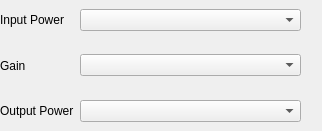
<?xml version="1.0" encoding="UTF-8"?>
<ui version="4.0">
 <class>TracesWidget</class>
 <widget class="QWidget" name="TracesWidget">
  <property name="geometry">
   <rect>
    <x>0</x>
    <y>0</y>
    <width>322</width>
    <height>131</height>
   </rect>
  </property>
  <property name="windowTitle">
   <string>Form</string>
  </property>
  <layout class="QGridLayout" name="gridLayout" columnstretch="0,0">
   <property name="leftMargin">
    <number>0</number>
   </property>
   <property name="topMargin">
    <number>0</number>
   </property>
   <property name="rightMargin">
    <number>0</number>
   </property>
   <property name="bottomMargin">
    <number>0</number>
   </property>
   <item row="0" column="1">
    <widget class="QWidget" name="widget" native="true">
     <layout class="QHBoxLayout" name="horizontalLayout_3" stretch="1,0">
      <property name="spacing">
       <number>3</number>
      </property>
      <property name="leftMargin">
       <number>0</number>
      </property>
      <property name="topMargin">
       <number>0</number>
      </property>
      <property name="rightMargin">
       <number>0</number>
      </property>
      <property name="bottomMargin">
       <number>0</number>
      </property>
      <item>
       <widget class="QComboBox" name="inputPowerTrace">
        <property name="sizeAdjustPolicy">
         <enum>QComboBox::AdjustToContents</enum>
        </property>
       </widget>
      </item>
      <item>
       <widget class="QPushButton" name="clearInputPower">
        <property name="minimumSize">
         <size>
          <width>18</width>
          <height>18</height>
         </size>
        </property>
        <property name="maximumSize">
         <size>
          <width>18</width>
          <height>18</height>
         </size>
        </property>
        <property name="font">
         <font>
          <family>Courier New</family>
          <weight>50</weight>
          <bold>false</bold>
         </font>
        </property>
        <property name="text">
         <string/>
        </property>
        <property name="icon">
         <iconset resource="core.qrc">
          <normaloff>:/images/circle_x.png</normaloff>:/images/circle_x.png</iconset>
        </property>
        <property name="iconSize">
         <size>
          <width>18</width>
          <height>18</height>
         </size>
        </property>
        <property name="flat">
         <bool>true</bool>
        </property>
       </widget>
      </item>
     </layout>
    </widget>
   </item>
   <item row="1" column="1">
    <widget class="QWidget" name="widget_2" native="true">
     <layout class="QHBoxLayout" name="horizontalLayout_2" stretch="1,0">
      <property name="spacing">
       <number>3</number>
      </property>
      <property name="leftMargin">
       <number>0</number>
      </property>
      <property name="topMargin">
       <number>0</number>
      </property>
      <property name="rightMargin">
       <number>0</number>
      </property>
      <property name="bottomMargin">
       <number>0</number>
      </property>
      <item>
       <widget class="QComboBox" name="gainTrace"/>
      </item>
      <item>
       <widget class="QPushButton" name="clearGain">
        <property name="minimumSize">
         <size>
          <width>18</width>
          <height>18</height>
         </size>
        </property>
        <property name="maximumSize">
         <size>
          <width>18</width>
          <height>18</height>
         </size>
        </property>
        <property name="font">
         <font>
          <family>Courier New</family>
          <weight>50</weight>
          <bold>false</bold>
         </font>
        </property>
        <property name="text">
         <string/>
        </property>
        <property name="icon">
         <iconset resource="core.qrc">
          <normaloff>:/images/circle_x.png</normaloff>:/images/circle_x.png</iconset>
        </property>
        <property name="iconSize">
         <size>
          <width>18</width>
          <height>18</height>
         </size>
        </property>
        <property name="flat">
         <bool>true</bool>
        </property>
       </widget>
      </item>
     </layout>
    </widget>
   </item>
   <item row="2" column="1">
    <widget class="QWidget" name="widget_3" native="true">
     <layout class="QHBoxLayout" name="horizontalLayout" stretch="1,0">
      <property name="spacing">
       <number>3</number>
      </property>
      <property name="leftMargin">
       <number>0</number>
      </property>
      <property name="topMargin">
       <number>0</number>
      </property>
      <property name="rightMargin">
       <number>0</number>
      </property>
      <property name="bottomMargin">
       <number>0</number>
      </property>
      <item>
       <widget class="QComboBox" name="outputPowerTrace"/>
      </item>
      <item>
       <widget class="QPushButton" name="clearOutputPower">
        <property name="minimumSize">
         <size>
          <width>18</width>
          <height>18</height>
         </size>
        </property>
        <property name="maximumSize">
         <size>
          <width>18</width>
          <height>18</height>
         </size>
        </property>
        <property name="font">
         <font>
          <family>Courier New</family>
          <weight>50</weight>
          <bold>false</bold>
         </font>
        </property>
        <property name="text">
         <string/>
        </property>
        <property name="icon">
         <iconset resource="core.qrc">
          <normaloff>:/images/circle_x.png</normaloff>:/images/circle_x.png</iconset>
        </property>
        <property name="iconSize">
         <size>
          <width>18</width>
          <height>18</height>
         </size>
        </property>
        <property name="flat">
         <bool>true</bool>
        </property>
       </widget>
      </item>
     </layout>
    </widget>
   </item>
   <item row="0" column="0">
    <widget class="QLabel" name="label">
     <property name="text">
      <string>Input Power</string>
     </property>
    </widget>
   </item>
   <item row="1" column="0">
    <widget class="QLabel" name="label_2">
     <property name="text">
      <string>Gain</string>
     </property>
    </widget>
   </item>
   <item row="2" column="0">
    <widget class="QLabel" name="label_3">
     <property name="text">
      <string>Output Power</string>
     </property>
    </widget>
   </item>
  </layout>
  <zorder>label</zorder>
  <zorder>label_2</zorder>
  <zorder>label_3</zorder>
  <zorder>widget</zorder>
  <zorder>widget_2</zorder>
  <zorder>widget_2</zorder>
  <zorder>widget_3</zorder>
 </widget>
 <resources>
  <include location="core.qrc"/>
 </resources>
 <connections/>
</ui>
